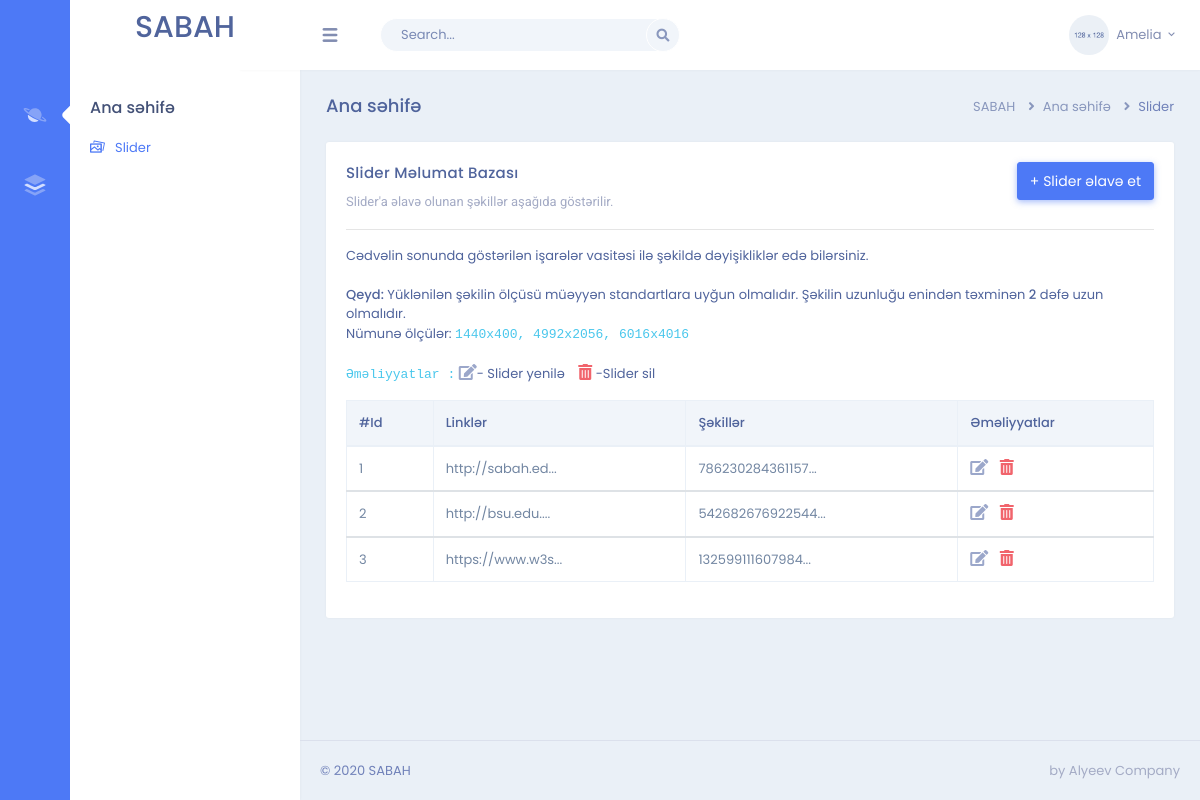
/admin, run on an earlier commit of the app's database.
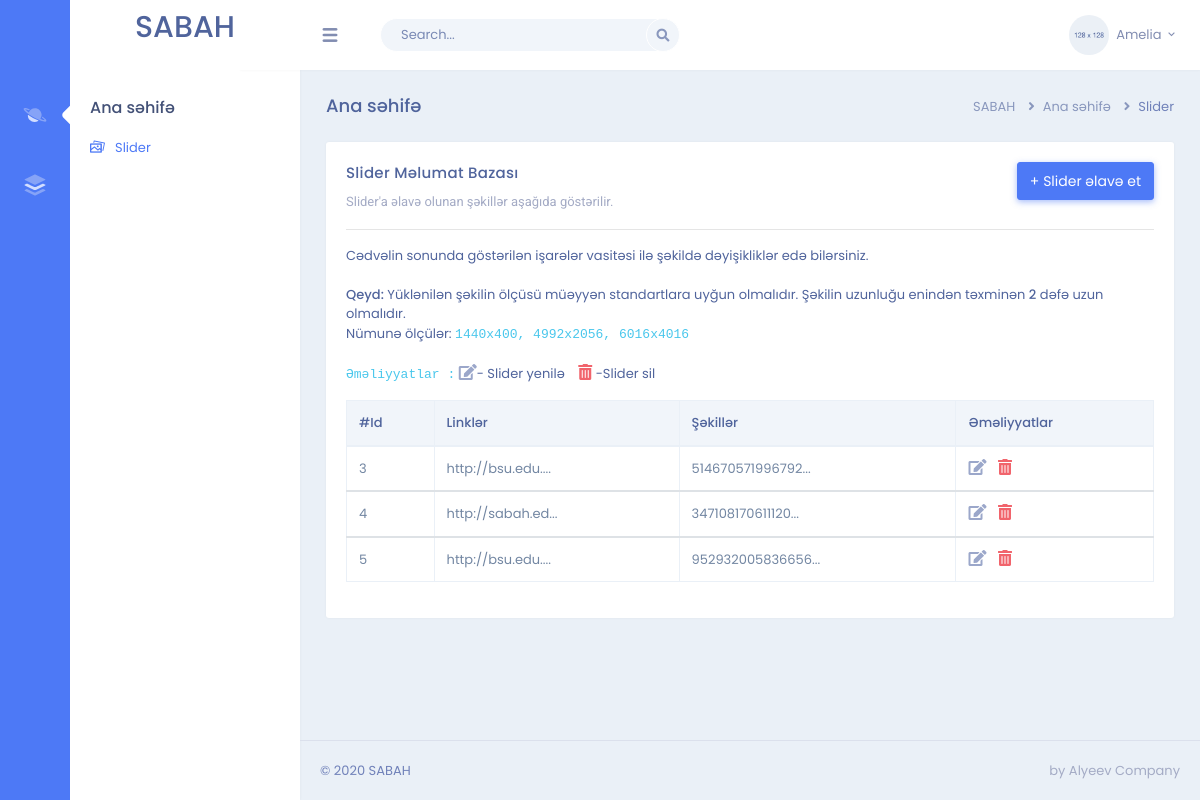
And on a later commit of the database.
### sabah/models.py (models this page shows, shortened)
class Slider(db.Model):
    id = db.Column(db.Integer, primary_key=True)
    url = db.Column(db.String(250), nullable=False)
    image = db.Column(db.String(255), nullable=False)

### sabah/admin/routes.py (the view)
@admin.route('/admin', methods=['GET', 'POST'])
def admin_home():
    slider = Slider.query.all()
    return render_template('admin/admin-home.html', slider=slider)

### sabah/templates/admin/admin-home.html (shortened to what this page needs)
{% extends '/admin/admin-layout.html' %}
{% block body %}
        <div class="page-content">
            <div class="container-fluid">
                <div class="row">
                    <div class="col-sm-12">
                        <div class="page-title-box">
                            <div class="float-right">
                                <ol class="breadcrumb">
                                    <li class="breadcrumb-item"><a href="javascript:void(0);">SABAH</a></li>
                                    <li class="breadcrumb-item"><a href="javascript:void(0);">Ana səhifə</a></li>
                                    <li class="breadcrumb-item active">Slider</li>
                                </ol>
                            </div>
                            <h4 class="page-title">Ana səhifə</h4>
                        </div>
                    </div>
                </div>
                <div class="row">
                    <div class="col-12">
                        <div class="card">
                            <div class="card-body">
                                <a href="{{url_for("admin.slider_create")}}"><button type="button"
                                        class="btn btn-primary waves-effect waves-light float-right mb-3"
                                        data-toggle="modal" data-animation="bounce" data-target=".bs-example-modal-lg">+
                                        Slider əlavə et</button></a>
                                <h4 class="mt-0 header-title">Slider Məlumat Bazası</h4>
                                <p class="text-muted mb-3">Slider'a əlavə olunan şəkillər aşağıda
                                    göstərilir.
                                    <hr>Cədvəlin sonunda göstərilən işarələr vasitəsi ilə şəkildə
                                    dəyişikliklər edə bilərsiniz.<br><br>
                                    <strong>Qeyd:</strong> Yüklənilən şəkilin ölçüsü müəyyən standartlara uyğun olmalıdır. Şəkilin uzunluğu enindən təxminən <strong>2</strong> dəfə uzun olmalıdır. <br> Nümunə ölçülər: <code> 1440x400, 4992x2056, 6016x4016</code><br><br>
                                    <code>Əməliyyatlar :</code> <i class="fas fa-edit text-info font-16"></i>- Slider yenilə <i
                                    class="fas fa-trash-alt text-danger font-16" style="margin-left: 10px;"></i> -Slider sil
                                </p>
                                <table id="datatable" class="table table-bordered dt-responsive nowrap"
                                    style="border-collapse: collapse; border-spacing: 0; width: 100%;">
                                    <thead>
                                        <tr>
                                            <th>#Id</th>
                                            <th>Linklər</th>
                                            <th>Şəkillər</th>
                                            <th>Əməliyyatlar</th>
                                        </tr>
                                    </thead>
                                    {% for img in slider %}
                                    <tbody>
                                        <tr>
                                            <td>{{img.id}}</td>
                                            <td>{{ img.url[:15] + '...' }}</td>
                                            <td>{{ img.image[:15] + '...' }}</td>
                                            <td>
                                                <a href="{{ url_for('admin.slider_update', slider_id=img.id) }}" class="mr-2"><i class="fas fa-edit text-info font-16"></i></a>
                                                <a data-toggle="modal" data-target="#exampleModal" ><i class="fas fa-trash-alt text-danger font-16"></i></a>
                                            </td>
                                        </tr>
                                    </tbody>
                                    {% endfor %}
                                </table>
                            </div>
                        </div>
                    </div>
                </div>
{% endblock %}

What changed in the data, as far as the page shows it:
removed Slider: id "1", url "http://sabah.ed...", image "786230284361157..."
removed Slider: id "2", url "http://bsu.edu....", image "542682676922544..."
changed Slider id 3: url "https://www.w3s..." → "http://bsu.edu...."; image "132599111607984..." → "514670571996792..."
added Slider: id "4", url "http://sabah.ed...", image "347108170611120..."
added Slider: id "5", url "http://bsu.edu....", image "952932005836656..."
